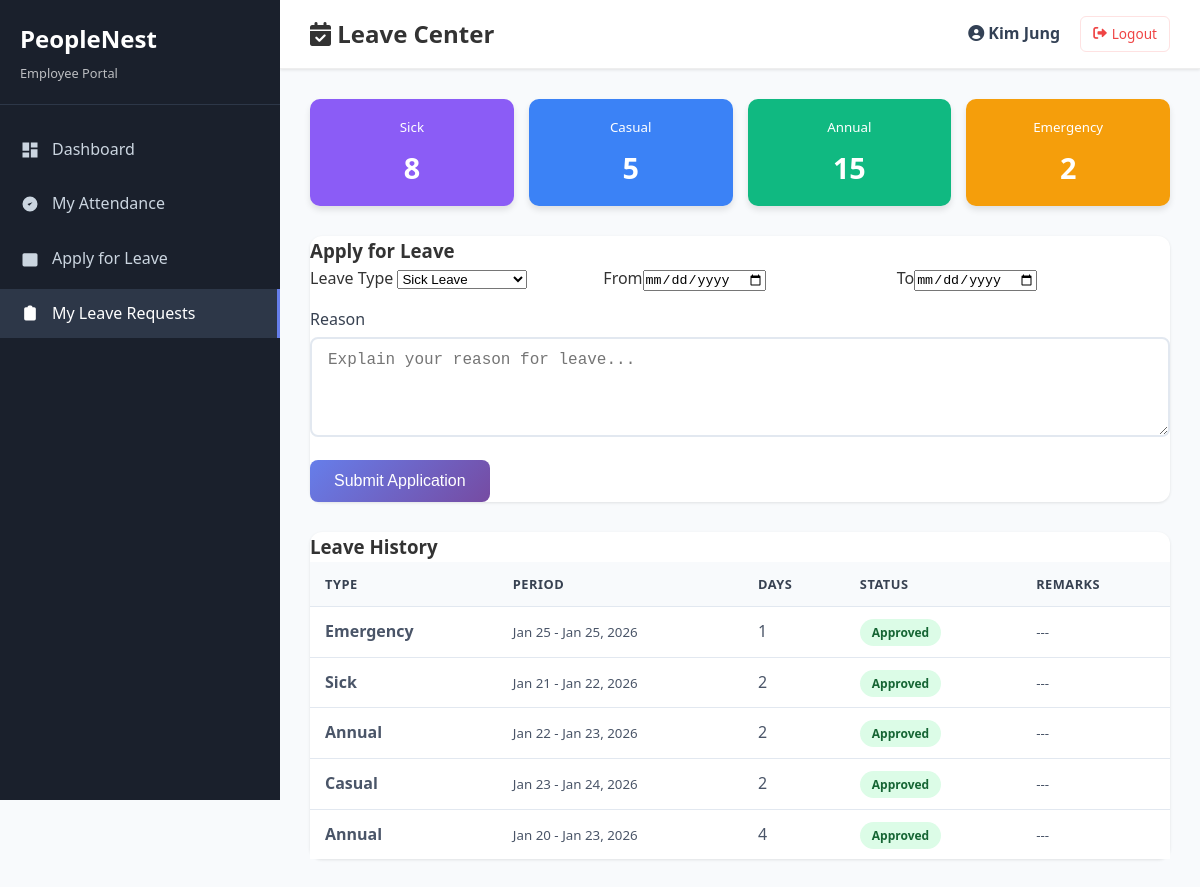
The page /my-leaves.php (signed in) on the database its author committed.
### tables this page shows
CREATE TABLE `employees` (
  `id` int(11) NOT NULL,
  `user_id` int(11) DEFAULT NULL,
  `employee_id` varchar(20) NOT NULL,
  `first_name` varchar(50) NOT NULL,
  `last_name` varchar(50) NOT NULL,
  `leave_balance` int(11) DEFAULT 20,
  `email` varchar(100) NOT NULL,
  `phone` varchar(15) DEFAULT NULL,
  `department` varchar(50) NOT NULL,
  `designation` varchar(50) NOT NULL,
  `hire_date` date NOT NULL,
  `salary` decimal(10,2) DEFAULT NULL,
  `status` enum('active','inactive') DEFAULT 'active',
  `created_at` timestamp NOT NULL DEFAULT current_timestamp(),
  `updated_at` timestamp NOT NULL DEFAULT current_timestamp() ON UPDATE current_timestamp(),
  `sick_balance` int(11) DEFAULT 10,
  `casual_balance` int(11) DEFAULT 7,
  `annual_balance` int(11) DEFAULT 15,
  `maternity_balance` int(11) DEFAULT 90,
  `emergency_balance` int(11) DEFAULT 3
);

CREATE TABLE `leave_requests` (
  `id` int(11) NOT NULL,
  `employee_id` int(11) NOT NULL,
  `leave_type` enum('sick','casual','annual','maternity','emergency') NOT NULL,
  `start_date` date NOT NULL,
  `end_date` date NOT NULL,
  `days_requested` int(11) NOT NULL,
  `reason` text NOT NULL,
  `status` enum('pending','approved','rejected') DEFAULT 'pending',
  `approved_by` int(11) DEFAULT NULL,
  `approved_at` timestamp NULL DEFAULT NULL,
  `rejection_reason` text DEFAULT NULL,
  `created_at` timestamp NOT NULL DEFAULT current_timestamp(),
  `updated_at` timestamp NOT NULL DEFAULT current_timestamp() ON UPDATE current_timestamp()
);

### my-leaves.php (the view, shortened to what this page needs)
<?php
$database = new Database();
$conn = $database->getConnection();
$query = "SELECT * FROM employees WHERE user_id = ?";
$stmt = $conn->prepare($query);
$stmt->execute([$_SESSION['user_id']]);
$employee = $stmt->fetch(PDO::FETCH_ASSOC);
$historyQuery = "SELECT lr.*, u.username as admin_name
                 FROM leave_requests lr
                 LEFT JOIN users u ON lr.approved_by = u.id
                 WHERE lr.employee_id = ?
                 ORDER BY lr.created_at DESC";
$historyStmt = $conn->prepare($historyQuery);
$historyStmt->execute([$employee['id']]);
$leave_requests = $historyStmt->fetchAll(PDO::FETCH_ASSOC);
?>
<!DOCTYPE html>
<html lang="en">
<head>
    <link rel="stylesheet" href="assets/css/style.css">
    <link rel="stylesheet" href="https://cdnjs.cloudflare.com/ajax/libs/font-awesome/6.0.0/css/all.min.css">
</head>
<body>
    <div class="dashboard-layout">
        <?php include 'includes/employee-sidebar.php'; ?>
        <div class="main-content">
            <div class="top-bar" style="display: flex; justify-content: space-between; align-items: center; padding: 15px 30px; background: #fff; border-bottom: 1px solid #eee;">
                <h2 style="margin:0;"><i class="fa-solid fa-calendar-check"></i> Leave Center</h2>
                <div class="user-info" style="display: flex; align-items: center; gap: 20px;">
                    <span style="font-weight: 600; color: #334155;">
                        <i class="fa-solid fa-circle-user"></i> <?php echo htmlspecialchars($_SESSION['full_name']); ?>
                    </span>
                    <a href="logout.php" class="btn-logout" style="text-decoration: none; color: #ef4444; font-size: 0.85rem; display: flex; align-items: center; gap: 5px; padding: 6px 12px; border: 1px solid #fee2e2; border-radius: 6px; transition: 0.3s;">
                        <i class="fa-solid fa-right-from-bracket"></i>
                        <span>Logout</span>
                    </a>
                </div>
            </div>
            <div class="content-area" style="padding: 30px;">
                <div class="balance-grid">
                    <div class="balance-card bg-sick"><small>Sick</small><span class="balance-number"><?php echo $employee['sick_balance']; ?></span></div>
                    <div class="balance-card bg-casual"><small>Casual</small><span class="balance-number"><?php echo $employee['casual_balance']; ?></span></div>
                    <div class="balance-card bg-annual"><small>Annual</small><span class="balance-number"><?php echo $employee['annual_balance']; ?></span></div>
                    <div class="balance-card bg-emergency"><small>Emergency</small><span class="balance-number"><?php echo $employee['emergency_balance']; ?></span></div>
                </div>
                <div class="card">
                    <h3>Apply for Leave</h3>
                    <form method="POST" class="leave-form">
                        <div class="form-row" style="display:flex; gap:20px; margin-bottom:15px;">
                            <div style="flex:1;">
                                <label>Leave Type</label>
                                <select name="leave_type" required class="form-control">
                                    <option value="sick">Sick Leave</option>
                                </select>
                            </div>
                            <div style="flex:1;"><label>From</label><input type="date" name="start_date" required class="form-control"></div>
                            <div style="flex:1;"><label>To</label><input type="date" name="end_date" required class="form-control"></div>
                        </div>
                        <div class="form-group" style="margin-bottom:15px;">
                            <label>Reason</label>
                            <textarea name="reason" class="form-control" rows="3" placeholder="Explain your reason for leave..."></textarea>
                        </div>
                        <button type="submit" name="apply_leave" class="btn btn-primary">Submit Application</button>
                    </form>
                </div>
                <div class="card" style="margin-top:30px;">
                    <h3>Leave History</h3>
                    <table class="table">
                        <thead>
                            <tr>
                                <th>Type</th>
                                <th>Period</th>
                                <th>Days</th>
                                <th>Status</th>
                                <th>Remarks</th>
                            </tr>
                        </thead>
                        <tbody>
                            <?php foreach ($leave_requests as $leave): ?>
                            <tr>
                                <td><strong><?php echo ucfirst($leave['leave_type']); ?></strong></td>
                                <td><small><?php echo date('M d', strtotime($leave['start_date'])); ?> - <?php echo date('M d, Y', strtotime($leave['end_date'])); ?></small></td>
                                <td><?php echo $leave['days_requested']; ?></td>
                                <td><span class="status-badge status-<?php echo $leave['status']; ?>"><?php echo ucfirst($leave['status']); ?></span></td>
                                <td><small><?php echo htmlspecialchars($leave['rejection_reason'] ?: '---'); ?></small></td>
                            </tr>
                            <?php endforeach; ?>
                        </tbody>
                    </table>
                </div>
            </div>
        </div>
    </div>
</body>
</html>

### assets/css/style.css (style rules this page uses)
* { margin: 0; padding: 0; box-sizing: border-box; }
body { font-family: "Segoe UI", Tahoma, Geneva, Verdana, sans-serif; line-height: 1.6; color: #333; background-color: #f8fafc; }
.form-group { margin-bottom: 20px; }
.form-group label { display: block; margin-bottom: 5px; font-weight: 500; color: #374151; }
.btn { padding: 12px 24px; border: none; border-radius: 8px; font-size: 16px; font-weight: 500; cursor: pointer; transition: all 0.3s ease; text-decoration: none; display: inline-block; text-align: center; }
.btn-primary { background: linear-gradient(135deg, #667eea 0%, #764ba2 100%); color: white; }
.dashboard-layout { display: flex; min-height: 100vh; }
.main-content { flex: 1; margin-left: 280px; background-color: #f8fafc; }
.top-bar { background: white; padding: 15px 30px; border-bottom: 1px solid #e2e8f0; display: flex; justify-content: space-between; align-items: center; box-shadow: 0 1px 3px rgba(0, 0, 0, 0.1); }
.user-info { text-align: right; }
.content-area { padding: 30px; }
.card { background: white; border-radius: 12px; box-shadow: 0 1px 3px rgba(0, 0, 0, 0.1); margin-bottom: 20px; }
.table { width: 100%; border-collapse: collapse; background: white; }
.table th, .table td { padding: 12px 15px; text-align: left; border-bottom: 1px solid #e2e8f0; }
.table th { background-color: #f8fafc; font-weight: 600; color: #374151; text-transform: uppercase; font-size: 0.8rem; letter-spacing: 0.5px; }
.table td { vertical-align: middle; color: #4a5568; }
.table tr:last-child td { border-bottom: none; }
.form-row { display: grid; grid-template-columns: repeat(auto-fit, minmax(250px, 1fr)); gap: 20px; margin-bottom: 20px; }
.form-group select, .form-group textarea { width: 100%; padding: 12px 16px; border: 2px solid #e2e8f0; border-radius: 8px; font-size: 16px; transition: border-color 0.3s ease; }
.form-group textarea { resize: vertical; min-height: 100px; }

### my-leaves.php (style rules this page uses)
.balance-grid { display: grid; grid-template-columns: repeat(auto-fit, minmax(150px, 1fr)); gap: 15px; margin-bottom: 30px; }
.balance-card { padding: 15px; border-radius: 10px; color: white; text-align: center; box-shadow: 0 4px 6px rgba(0,0,0,0.1); }
.bg-sick { background: #8b5cf6; }
.bg-casual { background: #3b82f6; }
.bg-annual { background: #10b981; }
.bg-emergency { background: #f59e0b; }
.balance-number { font-size: 1.8rem; font-weight: 800; display: block; margin-top: 5px; }
.status-badge { padding: 5px 12px; border-radius: 20px; font-size: 0.75rem; font-weight: bold; }
.status-approved { background: #dcfce7; color: #166534; }

### rows shown on the page
employees: sick_balance "8", casual_balance "5", annual_balance "15", emergency_balance "2"
leave_requests: leave_type "Emergency", start_date "Jan 25", end_date "Jan 25, 2026", days_requested "1", status "Approved", rejection_reason "---"
leave_requests: leave_type "Sick", start_date "Jan 21", end_date "Jan 22, 2026", days_requested "2", status "Approved", rejection_reason "---"
leave_requests: leave_type "Annual", start_date "Jan 22", end_date "Jan 23, 2026", days_requested "2", status "Approved", rejection_reason "---"
leave_requests: leave_type "Casual", start_date "Jan 23", end_date "Jan 24, 2026", days_requested "2", status "Approved", rejection_reason "---"
leave_requests: leave_type "Annual", start_date "Jan 20", end_date "Jan 23, 2026", days_requested "4", status "Approved", rejection_reason "---"

### other values the page prints
$_SESSION['full_name'] "Kim Jung"
